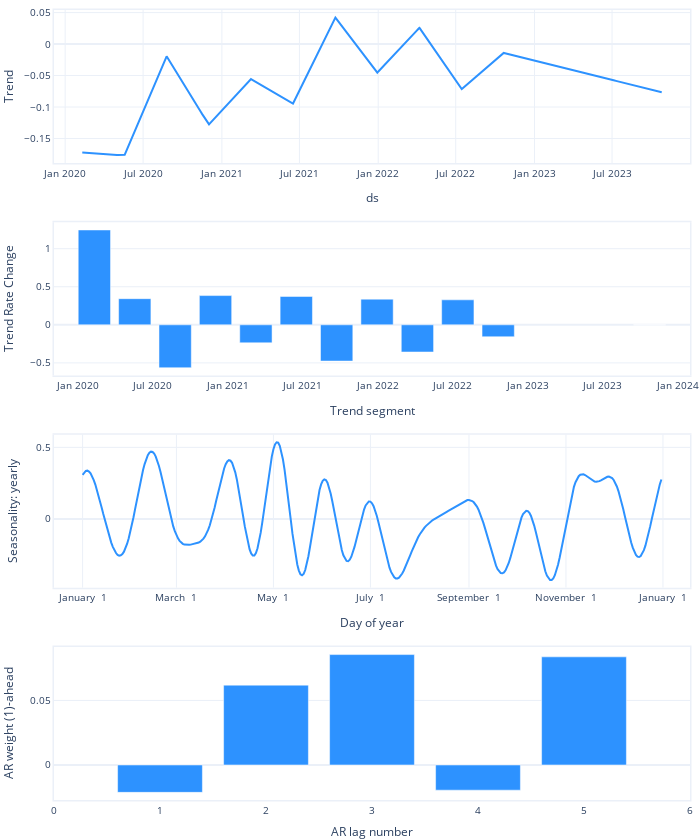

Here is the notebook cell this chart was saved with:
### Code cell
m.plot_parameters()

### Figure 1 — Plotly figure (JSON) as saved in the notebook; plotly's stock layout.template omitted (floating-point values rounded to 4 significant figures; data arrays with more than 128 entries replaced by an {"elided": "..."} marker saying what was removed)
{"data": [{"fill": "none", "line": {"color": "#2d92ff", "width": 2}, "mode": "lines", "name": "Trend", "type": "scatter", "x": {"elided": "968 str values"}, "xaxis": "x", "y": {"elided": "968 float values"}, "yaxis": "y"}, {"marker": {"color": "#2d92ff"}, "name": "Trend Rate Change", "type": "bar", "x": ["2020-02-10T00:00:00", "2020-05-18T09:36:00", "2020-08-24T19:12:00", "2020-12-01T04:48:00", "2021-03-09T14:24:00", "2021-06-16T00:00:00", "2021-09-22T09:36:00", "2021-12-29T19:12:00", "2022-04-07T04:48:00", "2022-07-14T14:24:00", "2022-10-21T00:00:00", "2023-10-25T00:00:00"], "xaxis": "x2", "y": [1.246, 0.3432, -0.5636, 0.3838, -0.2366, 0.3728, -0.4761, 0.337, -0.3573, 0.328, -0.1568, 0], "yaxis": "y2"}, {"fill": "none", "line": {"color": "#2d92ff", "width": 2}, "mode": "lines", "name": "yearly", "type": "scatter", "x": {"elided": "365 str values"}, "xaxis": "x3", "y": {"elided": "365 float values"}, "yaxis": "y3"}, {"marker": {"color": "#2d92ff"}, "name": "AR", "type": "bar", "width": 0.8, "x": [5, 4, 3, 2, 1], "xaxis": "x4", "y": [0.08385, -0.01953, 0.0856, 0.06191, -0.02123], "yaxis": "y4"}], "layout": {"autosize": true, "font": {"size": 10}, "height": 840, "hovermode": "x unified", "margin": {"b": 0, "l": 0, "pad": 0, "r": 10, "t": 10}, "showlegend": false, "title": {"font": {"size": 12}}, "width": 700, "xaxis": {"anchor": "y", "domain": [0, 1], "linewidth": 1.5, "mirror": true, "range": ["2019-12-06T00:00:00", "2023-12-30T00:00:00"], "showline": true, "title": {"text": "ds"}, "type": "date"}, "xaxis2": {"anchor": "y2", "domain": [0, 1], "linewidth": 1.5, "mirror": true, "range": ["2019-11-03T14:24:00", "2024-01-31T09:36:00"], "showline": true, "title": {"text": "Trend segment"}, "type": "date"}, "xaxis3": {"anchor": "y3", "domain": [0, 1], "linewidth": 1.5, "mirror": true, "range": ["2016-12-14T00:00:00", "2018-01-18T00:00:00"], "showline": true, "tickformat": "%B %e", "title": {"text": "Day of year"}}, "xaxis4": {"anchor": "y4", "domain": [0, 1], "linewidth": 1.5, "mirror": true, "range": [0, 6], "showline": true, "title": {"text": "AR lag number"}}, "yaxis": {"anchor": "x", "domain": [0.8063, 1], "linewidth": 1.5, "mirror": true, "rangemode": "normal", "showline": true, "title": {"text": "Trend"}}, "yaxis2": {"anchor": "x2", "domain": [0.5375, 0.7312], "linewidth": 1.5, "mirror": true, "rangemode": "normal", "showline": true, "title": {"text": "Trend Rate Change"}}, "yaxis3": {"anchor": "x3", "domain": [0.2687, 0.4625], "linewidth": 1.5, "mirror": true, "rangemode": "normal", "showline": true, "title": {"text": "Seasonality: yearly"}}, "yaxis4": {"anchor": "x4", "domain": [0, 0.1938], "linewidth": 1.5, "mirror": true, "rangemode": "normal", "showline": true, "title": {"text": "AR weight (1)-ahead"}}}}
